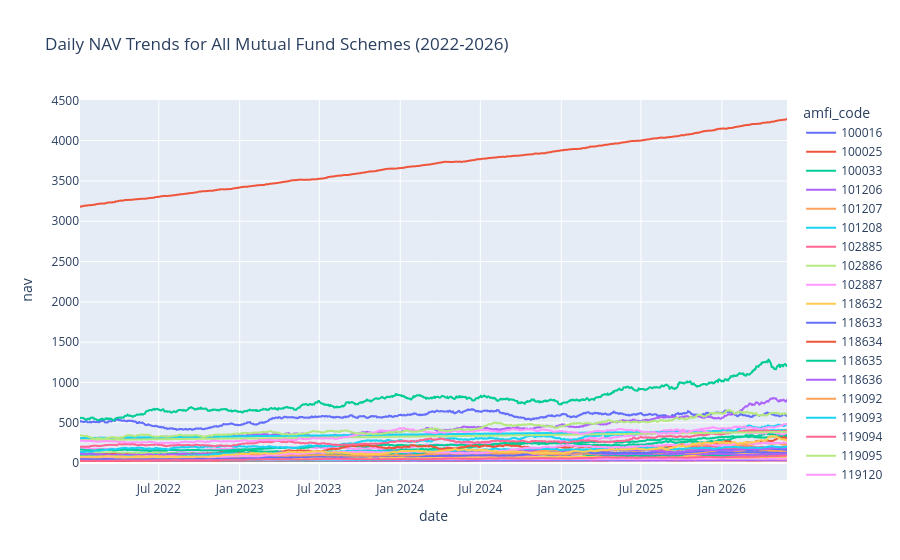

This figure's notebook cell:
### Code cell
fig = px.line(
    nav,
    x="date",
    y="nav",
    color="amfi_code",
    title="Daily NAV Trends for All Mutual Fund Schemes (2022-2026)"
)

fig.show()

### Figure 1 — Plotly figure (JSON) as saved in the notebook; plotly's stock layout.template omitted (floating-point values rounded to 4 significant figures; data arrays with more than 128 entries replaced by an {"elided": "..."} marker saying what was removed)
{"data": [{"hovertemplate": "amfi_code=100016<br>date=%{x}<br>nav=%{y}<extra></extra>", "legendgroup": "100016", "line": {"color": "#636efa", "dash": "solid"}, "marker": {"symbol": "circle"}, "mode": "lines", "name": "100016", "showlegend": true, "type": "scattergl", "x": {"elided": "1150 str values"}, "xaxis": "x", "y": {"elided": "1150 float values"}, "yaxis": "y"}, {"hovertemplate": "amfi_code=100025<br>date=%{x}<br>nav=%{y}<extra></extra>", "legendgroup": "100025", "line": {"color": "#EF553B", "dash": "solid"}, "marker": {"symbol": "circle"}, "mode": "lines", "name": "100025", "showlegend": true, "type": "scattergl", "x": {"elided": "1150 str values"}, "xaxis": "x", "y": {"elided": "1150 float values"}, "yaxis": "y"}, {"hovertemplate": "amfi_code=100033<br>date=%{x}<br>nav=%{y}<extra></extra>", "legendgroup": "100033", "line": {"color": "#00cc96", "dash": "solid"}, "marker": {"symbol": "circle"}, "mode": "lines", "name": "100033", "showlegend": true, "type": "scattergl", "x": {"elided": "1150 str values"}, "xaxis": "x", "y": {"elided": "1150 float values"}, "yaxis": "y"}, {"hovertemplate": "amfi_code=101206<br>date=%{x}<br>nav=%{y}<extra></extra>", "legendgroup": "101206", "line": {"color": "#ab63fa", "dash": "solid"}, "marker": {"symbol": "circle"}, "mode": "lines", "name": "101206", "showlegend": true, "type": "scattergl", "x": {"elided": "1150 str values"}, "xaxis": "x", "y": {"elided": "1150 float values"}, "yaxis": "y"}, {"hovertemplate": "amfi_code=101207<br>date=%{x}<br>nav=%{y}<extra></extra>", "legendgroup": "101207", "line": {"color": "#FFA15A", "dash": "solid"}, "marker": {"symbol": "circle"}, "mode": "lines", "name": "101207", "showlegend": true, "type": "scattergl", "x": {"elided": "1150 str values"}, "xaxis": "x", "y": {"elided": "1150 float values"}, "yaxis": "y"}, {"hovertemplate": "amfi_code=101208<br>date=%{x}<br>nav=%{y}<extra></extra>", "legendgroup": "101208", "line": {"color": "#19d3f3", "dash": "solid"}, "marker": {"symbol": "circle"}, "mode": "lines", "name": "101208", "showlegend": true, "type": "scattergl", "x": {"elided": "1150 str values"}, "xaxis": "x", "y": {"elided": "1150 float values"}, "yaxis": "y"}, {"hovertemplate": "amfi_code=102885<br>date=%{x}<br>nav=%{y}<extra></extra>", "legendgroup": "102885", "line": {"color": "#FF6692", "dash": "solid"}, "marker": {"symbol": "circle"}, "mode": "lines", "name": "102885", "showlegend": true, "type": "scattergl", "x": {"elided": "1150 str values"}, "xaxis": "x", "y": {"elided": "1150 float values"}, "yaxis": "y"}, {"hovertemplate": "amfi_code=102886<br>date=%{x}<br>nav=%{y}<extra></extra>", "legendgroup": "102886", "line": {"color": "#B6E880", "dash": "solid"}, "marker": {"symbol": "circle"}, "mode": "lines", "name": "102886", "showlegend": true, "type": "scattergl", "x": {"elided": "1150 str values"}, "xaxis": "x", "y": {"elided": "1150 float values"}, "yaxis": "y"}, {"hovertemplate": "amfi_code=102887<br>date=%{x}<br>nav=%{y}<extra></extra>", "legendgroup": "102887", "line": {"color": "#FF97FF", "dash": "solid"}, "marker": {"symbol": "circle"}, "mode": "lines", "name": "102887", "showlegend": true, "type": "scattergl", "x": {"elided": "1150 str values"}, "xaxis": "x", "y": {"elided": "1150 float values"}, "yaxis": "y"}, {"hovertemplate": "amfi_code=118632<br>date=%{x}<br>nav=%{y}<extra></extra>", "legendgroup": "118632", "line": {"color": "#FECB52", "dash": "solid"}, "marker": {"symbol": "circle"}, "mode": "lines", "name": "118632", "showlegend": true, "type": "scattergl", "x": {"elided": "1150 str values"}, "xaxis": "x", "y": {"elided": "1150 float values"}, "yaxis": "y"}, {"hovertemplate": "amfi_code=118633<br>date=%{x}<br>nav=%{y}<extra></extra>", "legendgroup": "118633", "line": {"color": "#636efa", "dash": "solid"}, "marker": {"symbol": "circle"}, "mode": "lines", "name": "118633", "showlegend": true, "type": "scattergl", "x": {"elided": "1150 str values"}, "xaxis": "x", "y": {"elided": "1150 float values"}, "yaxis": "y"}, {"hovertemplate": "amfi_code=118634<br>date=%{x}<br>nav=%{y}<extra></extra>", "legendgroup": "118634", "line": {"color": "#EF553B", "dash": "solid"}, "marker": {"symbol": "circle"}, "mode": "lines", "name": "118634", "showlegend": true, "type": "scattergl", "x": {"elided": "1150 str values"}, "xaxis": "x", "y": {"elided": "1150 float values"}, "yaxis": "y"}, {"hovertemplate": "amfi_code=118635<br>date=%{x}<br>nav=%{y}<extra></extra>", "legendgroup": "118635", "line": {"color": "#00cc96", "dash": "solid"}, "marker": {"symbol": "circle"}, "mode": "lines", "name": "118635", "showlegend": true, "type": "scattergl", "x": {"elided": "1150 str values"}, "xaxis": "x", "y": {"elided": "1150 float values"}, "yaxis": "y"}, {"hovertemplate": "amfi_code=118636<br>date=%{x}<br>nav=%{y}<extra></extra>", "legendgroup": "118636", "line": {"color": "#ab63fa", "dash": "solid"}, "marker": {"symbol": "circle"}, "mode": "lines", "name": "118636", "showlegend": true, "type": "scattergl", "x": {"elided": "1150 str values"}, "xaxis": "x", "y": {"elided": "1150 float values"}, "yaxis": "y"}, {"hovertemplate": "amfi_code=119092<br>date=%{x}<br>nav=%{y}<extra></extra>", "legendgroup": "119092", "line": {"color": "#FFA15A", "dash": "solid"}, "marker": {"symbol": "circle"}, "mode": "lines", "name": "119092", "showlegend": true, "type": "scattergl", "x": {"elided": "1150 str values"}, "xaxis": "x", "y": {"elided": "1150 float values"}, "yaxis": "y"}, {"hovertemplate": "amfi_code=119093<br>date=%{x}<br>nav=%{y}<extra></extra>", "legendgroup": "119093", "line": {"color": "#19d3f3", "dash": "solid"}, "marker": {"symbol": "circle"}, "mode": "lines", "name": "119093", "showlegend": true, "type": "scattergl", "x": {"elided": "1150 str values"}, "xaxis": "x", "y": {"elided": "1150 float values"}, "yaxis": "y"}, {"hovertemplate": "amfi_code=119094<br>date=%{x}<br>nav=%{y}<extra></extra>", "legendgroup": "119094", "line": {"color": "#FF6692", "dash": "solid"}, "marker": {"symbol": "circle"}, "mode": "lines", "name": "119094", "showlegend": true, "type": "scattergl", "x": {"elided": "1150 str values"}, "xaxis": "x", "y": {"elided": "1150 float values"}, "yaxis": "y"}, {"hovertemplate": "amfi_code=119095<br>date=%{x}<br>nav=%{y}<extra></extra>", "legendgroup": "119095", "line": {"color": "#B6E880", "dash": "solid"}, "marker": {"symbol": "circle"}, "mode": "lines", "name": "119095", "showlegend": true, "type": "scattergl", "x": {"elided": "1150 str values"}, "xaxis": "x", "y": {"elided": "1150 float values"}, "yaxis": "y"}, {"hovertemplate": "amfi_code=119120<br>date=%{x}<br>nav=%{y}<extra></extra>", "legendgroup": "119120", "line": {"color": "#FF97FF", "dash": "solid"}, "marker": {"symbol": "circle"}, "mode": "lines", "name": "119120", "showlegend": true, "type": "scattergl", "x": {"elided": "1150 str values"}, "xaxis": "x", "y": {"elided": "1150 float values"}, "yaxis": "y"}, {"hovertemplate": "amfi_code=119551<br>date=%{x}<br>nav=%{y}<extra></extra>", "legendgroup": "119551", "line": {"color": "#FECB52", "dash": "solid"}, "marker": {"symbol": "circle"}, "mode": "lines", "name": "119551", "showlegend": true, "type": "scattergl", "x": {"elided": "1150 str values"}, "xaxis": "x", "y": {"elided": "1150 float values"}, "yaxis": "y"}, {"hovertemplate": "amfi_code=119552<br>date=%{x}<br>nav=%{y}<extra></extra>", "legendgroup": "119552", "line": {"color": "#636efa", "dash": "solid"}, "marker": {"symbol": "circle"}, "mode": "lines", "name": "119552", "showlegend": true, "type": "scattergl", "x": {"elided": "1150 str values"}, "xaxis": "x", "y": {"elided": "1150 float values"}, "yaxis": "y"}, {"hovertemplate": "amfi_code=119598<br>date=%{x}<br>nav=%{y}<extra></extra>", "legendgroup": "119598", "line": {"color": "#EF553B", "dash": "solid"}, "marker": {"symbol": "circle"}, "mode": "lines", "name": "119598", "showlegend": true, "type": "scattergl", "x": {"elided": "1150 str values"}, "xaxis": "x", "y": {"elided": "1150 float values"}, "yaxis": "y"}, {"hovertemplate": "amfi_code=119599<br>date=%{x}<br>nav=%{y}<extra></extra>", "legendgroup": "119599", "line": {"color": "#00cc96", "dash": "solid"}, "marker": {"symbol": "circle"}, "mode": "lines", "name": "119599", "showlegend": true, "type": "scattergl", "x": {"elided": "1150 str values"}, "xaxis": "x", "y": {"elided": "1150 float values"}, "yaxis": "y"}, {"hovertemplate": "amfi_code=120503<br>date=%{x}<br>nav=%{y}<extra></extra>", "legendgroup": "120503", "line": {"color": "#ab63fa", "dash": "solid"}, "marker": {"symbol": "circle"}, "mode": "lines", "name": "120503", "showlegend": true, "type": "scattergl", "x": {"elided": "1150 str values"}, "xaxis": "x", "y": {"elided": "1150 float values"}, "yaxis": "y"}, {"hovertemplate": "amfi_code=120504<br>date=%{x}<br>nav=%{y}<extra></extra>", "legendgroup": "120504", "line": {"color": "#FFA15A", "dash": "solid"}, "marker": {"symbol": "circle"}, "mode": "lines", "name": "120504", "showlegend": true, "type": "scattergl", "x": {"elided": "1150 str values"}, "xaxis": "x", "y": {"elided": "1150 float values"}, "yaxis": "y"}, {"hovertemplate": "amfi_code=120505<br>date=%{x}<br>nav=%{y}<extra></extra>", "legendgroup": "120505", "line": {"color": "#19d3f3", "dash": "solid"}, "marker": {"symbol": "circle"}, "mode": "lines", "name": "120505", "showlegend": true, "type": "scattergl", "x": {"elided": "1150 str values"}, "xaxis": "x", "y": {"elided": "1150 float values"}, "yaxis": "y"}, {"hovertemplate": "amfi_code=120506<br>date=%{x}<br>nav=%{y}<extra></extra>", "legendgroup": "120506", "line": {"color": "#FF6692", "dash": "solid"}, "marker": {"symbol": "circle"}, "mode": "lines", "name": "120506", "showlegend": true, "type": "scattergl", "x": {"elided": "1150 str values"}, "xaxis": "x", "y": {"elided": "1150 float values"}, "yaxis": "y"}, {"hovertemplate": "amfi_code=120507<br>date=%{x}<br>nav=%{y}<extra></extra>", "legendgroup": "120507", "line": {"color": "#B6E880", "dash": "solid"}, "marker": {"symbol": "circle"}, "mode": "lines", "name": "120507", "showlegend": true, "type": "scattergl", "x": {"elided": "1150 str values"}, "xaxis": "x", "y": {"elided": "1150 float values"}, "yaxis": "y"}, {"hovertemplate": "amfi_code=120841<br>date=%{x}<br>nav=%{y}<extra></extra>", "legendgroup": "120841", "line": {"color": "#FF97FF", "dash": "solid"}, "marker": {"symbol": "circle"}, "mode": "lines", "name": "120841", "showlegend": true, "type": "scattergl", "x": {"elided": "1150 str values"}, "xaxis": "x", "y": {"elided": "1150 float values"}, "yaxis": "y"}, {"hovertemplate": "amfi_code=120842<br>date=%{x}<br>nav=%{y}<extra></extra>", "legendgroup": "120842", "line": {"color": "#FECB52", "dash": "solid"}, "marker": {"symbol": "circle"}, "mode": "lines", "name": "120842", "showlegend": true, "type": "scattergl", "x": {"elided": "1150 str values"}, "xaxis": "x", "y": {"elided": "1150 float values"}, "yaxis": "y"}, {"hovertemplate": "amfi_code=120843<br>date=%{x}<br>nav=%{y}<extra></extra>", "legendgroup": "120843", "line": {"color": "#636efa", "dash": "solid"}, "marker": {"symbol": "circle"}, "mode": "lines", "name": "120843", "showlegend": true, "type": "scattergl", "x": {"elided": "1150 str values"}, "xaxis": "x", "y": {"elided": "1150 float values"}, "yaxis": "y"}, {"hovertemplate": "amfi_code=120844<br>date=%{x}<br>nav=%{y}<extra></extra>", "legendgroup": "120844", "line": {"color": "#EF553B", "dash": "solid"}, "marker": {"symbol": "circle"}, "mode": "lines", "name": "120844", "showlegend": true, "type": "scattergl", "x": {"elided": "1150 str values"}, "xaxis": "x", "y": {"elided": "1150 float values"}, "yaxis": "y"}, {"hovertemplate": "amfi_code=125497<br>date=%{x}<br>nav=%{y}<extra></extra>", "legendgroup": "125497", "line": {"color": "#00cc96", "dash": "solid"}, "marker": {"symbol": "circle"}, "mode": "lines", "name": "125497", "showlegend": true, "type": "scattergl", "x": {"elided": "1150 str values"}, "xaxis": "x", "y": {"elided": "1150 float values"}, "yaxis": "y"}, {"hovertemplate": "amfi_code=125498<br>date=%{x}<br>nav=%{y}<extra></extra>", "legendgroup": "125498", "line": {"color": "#ab63fa", "dash": "solid"}, "marker": {"symbol": "circle"}, "mode": "lines", "name": "125498", "showlegend": true, "type": "scattergl", "x": {"elided": "1150 str values"}, "xaxis": "x", "y": {"elided": "1150 float values"}, "yaxis": "y"}, {"hovertemplate": "amfi_code=148567<br>date=%{x}<br>nav=%{y}<extra></extra>", "legendgroup": "148567", "line": {"color": "#FFA15A", "dash": "solid"}, "marker": {"symbol": "circle"}, "mode": "lines", "name": "148567", "showlegend": true, "type": "scattergl", "x": {"elided": "1150 str values"}, "xaxis": "x", "y": {"elided": "1150 float values"}, "yaxis": "y"}, {"hovertemplate": "amfi_code=148568<br>date=%{x}<br>nav=%{y}<extra></extra>", "legendgroup": "148568", "line": {"color": "#19d3f3", "dash": "solid"}, "marker": {"symbol": "circle"}, "mode": "lines", "name": "148568", "showlegend": true, "type": "scattergl", "x": {"elided": "1150 str values"}, "xaxis": "x", "y": {"elided": "1150 float values"}, "yaxis": "y"}, {"hovertemplate": "amfi_code=148569<br>date=%{x}<br>nav=%{y}<extra></extra>", "legendgroup": "148569", "line": {"color": "#FF6692", "dash": "solid"}, "marker": {"symbol": "circle"}, "mode": "lines", "name": "148569", "showlegend": true, "type": "scattergl", "x": {"elided": "1150 str values"}, "xaxis": "x", "y": {"elided": "1150 float values"}, "yaxis": "y"}, {"hovertemplate": "amfi_code=149322<br>date=%{x}<br>nav=%{y}<extra></extra>", "legendgroup": "149322", "line": {"color": "#B6E880", "dash": "solid"}, "marker": {"symbol": "circle"}, "mode": "lines", "name": "149322", "showlegend": true, "type": "scattergl", "x": {"elided": "1150 str values"}, "xaxis": "x", "y": {"elided": "1150 float values"}, "yaxis": "y"}, {"hovertemplate": "amfi_code=149323<br>date=%{x}<br>nav=%{y}<extra></extra>", "legendgroup": "149323", "line": {"color": "#FF97FF", "dash": "solid"}, "marker": {"symbol": "circle"}, "mode": "lines", "name": "149323", "showlegend": true, "type": "scattergl", "x": {"elided": "1150 str values"}, "xaxis": "x", "y": {"elided": "1150 float values"}, "yaxis": "y"}, {"hovertemplate": "amfi_code=149324<br>date=%{x}<br>nav=%{y}<extra></extra>", "legendgroup": "149324", "line": {"color": "#FECB52", "dash": "solid"}, "marker": {"symbol": "circle"}, "mode": "lines", "name": "149324", "showlegend": true, "type": "scattergl", "x": {"elided": "1150 str values"}, "xaxis": "x", "y": {"elided": "1150 float values"}, "yaxis": "y"}], "layout": {"legend": {"title": {"text": "amfi_code"}, "tracegroupgap": 0}, "title": {"text": "Daily NAV Trends for All Mutual Fund Schemes (2022-2026)"}, "xaxis": {"anchor": "y", "domain": [0, 1], "title": {"text": "date"}}, "yaxis": {"anchor": "x", "domain": [0, 1], "title": {"text": "nav"}}}}
